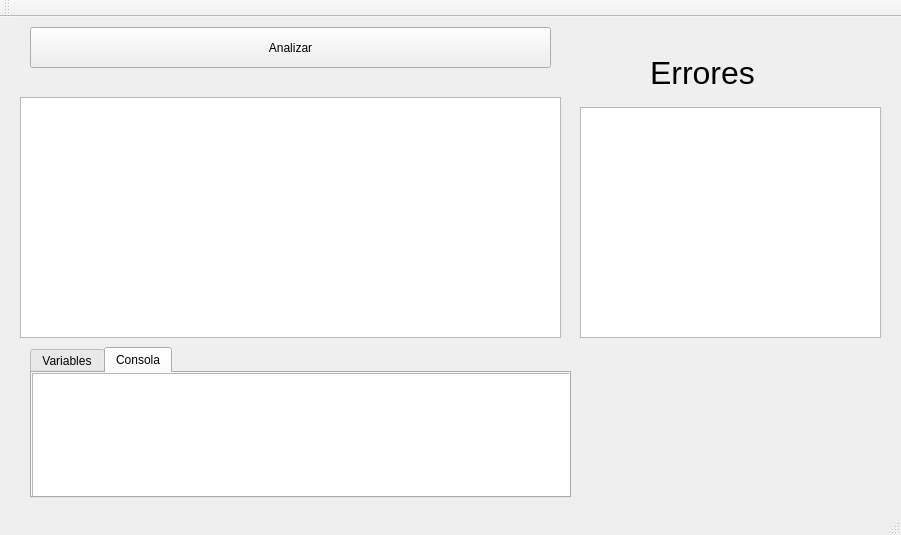
<?xml version="1.0" encoding="UTF-8"?>
<ui version="4.0">
 <class>MainWindow</class>
 <widget class="QMainWindow" name="MainWindow">
  <property name="geometry">
   <rect>
    <x>0</x>
    <y>0</y>
    <width>901</width>
    <height>535</height>
   </rect>
  </property>
  <property name="windowTitle">
   <string>MainWindow</string>
  </property>
  <widget class="QWidget" name="centralWidget">
   <widget class="QTextEdit" name="textEdit">
    <property name="geometry">
     <rect>
      <x>20</x>
      <y>80</y>
      <width>541</width>
      <height>241</height>
     </rect>
    </property>
   </widget>
   <widget class="QPushButton" name="pushButton">
    <property name="geometry">
     <rect>
      <x>30</x>
      <y>10</y>
      <width>521</width>
      <height>41</height>
     </rect>
    </property>
    <property name="text">
     <string>Analizar</string>
    </property>
   </widget>
   <widget class="QTabWidget" name="tabWidget">
    <property name="geometry">
     <rect>
      <x>30</x>
      <y>330</y>
      <width>541</width>
      <height>151</height>
     </rect>
    </property>
    <property name="currentIndex">
     <number>1</number>
    </property>
    <widget class="QWidget" name="tab">
     <attribute name="title">
      <string>Variables</string>
     </attribute>
     <widget class="QTextEdit" name="textEdit_2">
      <property name="geometry">
       <rect>
        <x>0</x>
        <y>0</y>
        <width>541</width>
        <height>131</height>
       </rect>
      </property>
     </widget>
    </widget>
    <widget class="QWidget" name="tab_2">
     <attribute name="title">
      <string>Consola</string>
     </attribute>
     <widget class="QTextEdit" name="textEdit_3">
      <property name="geometry">
       <rect>
        <x>0</x>
        <y>0</y>
        <width>541</width>
        <height>131</height>
       </rect>
      </property>
     </widget>
    </widget>
   </widget>
   <widget class="QTextEdit" name="textEdit_4">
    <property name="geometry">
     <rect>
      <x>580</x>
      <y>90</y>
      <width>301</width>
      <height>231</height>
     </rect>
    </property>
   </widget>
   <widget class="QLabel" name="label">
    <property name="geometry">
     <rect>
      <x>650</x>
      <y>40</y>
      <width>201</width>
      <height>31</height>
     </rect>
    </property>
    <property name="font">
     <font>
      <pointsize>24</pointsize>
     </font>
    </property>
    <property name="text">
     <string>Errores</string>
    </property>
   </widget>
  </widget>
  <widget class="QMenuBar" name="menuBar">
   <property name="geometry">
    <rect>
     <x>0</x>
     <y>0</y>
     <width>901</width>
     <height>21</height>
    </rect>
   </property>
  </widget>
  <widget class="QToolBar" name="mainToolBar">
   <attribute name="toolBarArea">
    <enum>TopToolBarArea</enum>
   </attribute>
   <attribute name="toolBarBreak">
    <bool>false</bool>
   </attribute>
  </widget>
  <widget class="QStatusBar" name="statusBar"/>
 </widget>
 <layoutdefault spacing="6" margin="11"/>
 <resources/>
 <connections/>
</ui>
